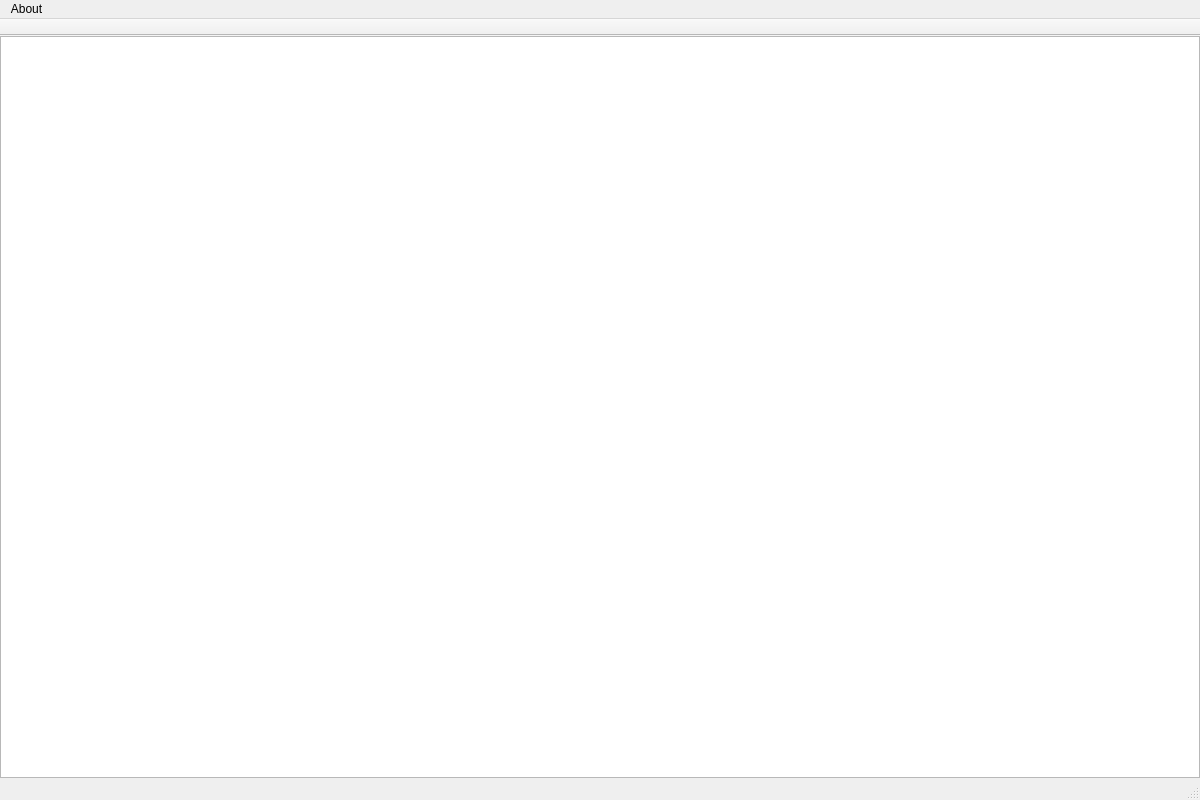
<?xml version="1.0" encoding="UTF-8"?>
<ui version="4.0">
 <class>MainWindow</class>
 <widget class="QMainWindow" name="MainWindow">
  <property name="geometry">
   <rect>
    <x>0</x>
    <y>0</y>
    <width>1200</width>
    <height>800</height>
   </rect>
  </property>
  <property name="minimumSize">
   <size>
    <width>1200</width>
    <height>800</height>
   </size>
  </property>
  <property name="windowTitle">
   <string>MainWindow</string>
  </property>
  <widget class="QWidget" name="centralWidget">
   <property name="sizePolicy">
    <sizepolicy hsizetype="Expanding" vsizetype="Expanding">
     <horstretch>0</horstretch>
     <verstretch>0</verstretch>
    </sizepolicy>
   </property>
   <property name="autoFillBackground">
    <bool>false</bool>
   </property>
   <layout class="QVBoxLayout" name="verticalLayout_2">
    <property name="spacing">
     <number>0</number>
    </property>
    <property name="leftMargin">
     <number>0</number>
    </property>
    <property name="topMargin">
     <number>0</number>
    </property>
    <property name="rightMargin">
     <number>0</number>
    </property>
    <property name="bottomMargin">
     <number>0</number>
    </property>
    <item>
     <layout class="QVBoxLayout" name="verticalLayout">
      <property name="spacing">
       <number>0</number>
      </property>
      <item>
       <widget class="BackView" name="graphicsView">
        <property name="lineWidth">
         <number>0</number>
        </property>
        <property name="verticalScrollBarPolicy">
         <enum>Qt::ScrollBarAsNeeded</enum>
        </property>
        <property name="horizontalScrollBarPolicy">
         <enum>Qt::ScrollBarAsNeeded</enum>
        </property>
       </widget>
      </item>
     </layout>
    </item>
   </layout>
  </widget>
  <widget class="QMenuBar" name="menuBar">
   <property name="geometry">
    <rect>
     <x>0</x>
     <y>0</y>
     <width>1200</width>
     <height>20</height>
    </rect>
   </property>
   <widget class="QMenu" name="menuAbout">
    <property name="title">
     <string>About</string>
    </property>
    <addaction name="actionQt"/>
   </widget>
   <addaction name="menuAbout"/>
  </widget>
  <widget class="QToolBar" name="mainToolBar">
   <property name="movable">
    <bool>false</bool>
   </property>
   <property name="floatable">
    <bool>false</bool>
   </property>
   <attribute name="toolBarArea">
    <enum>TopToolBarArea</enum>
   </attribute>
   <attribute name="toolBarBreak">
    <bool>false</bool>
   </attribute>
  </widget>
  <widget class="QStatusBar" name="statusBar"/>
  <action name="actionQt">
   <property name="text">
    <string>Qt</string>
   </property>
  </action>
  <action name="actionGame">
   <property name="checkable">
    <bool>true</bool>
   </property>
   <property name="checked">
    <bool>true</bool>
   </property>
   <property name="text">
    <string>游戏视图</string>
   </property>
  </action>
  <action name="actionTest">
   <property name="checkable">
    <bool>true</bool>
   </property>
   <property name="text">
    <string>测试页面</string>
   </property>
  </action>
  <action name="actionTest2">
   <property name="checkable">
    <bool>true</bool>
   </property>
   <property name="text">
    <string>测试页面2</string>
   </property>
  </action>
  <action name="actionEndTurn">
   <property name="text">
    <string>当前回合结束</string>
   </property>
  </action>
 </widget>
 <layoutdefault spacing="6" margin="11"/>
 <customwidgets>
  <customwidget>
   <class>BackView</class>
   <extends>QGraphicsView</extends>
   <header>backview.h</header>
  </customwidget>
 </customwidgets>
 <resources/>
 <connections/>
</ui>
